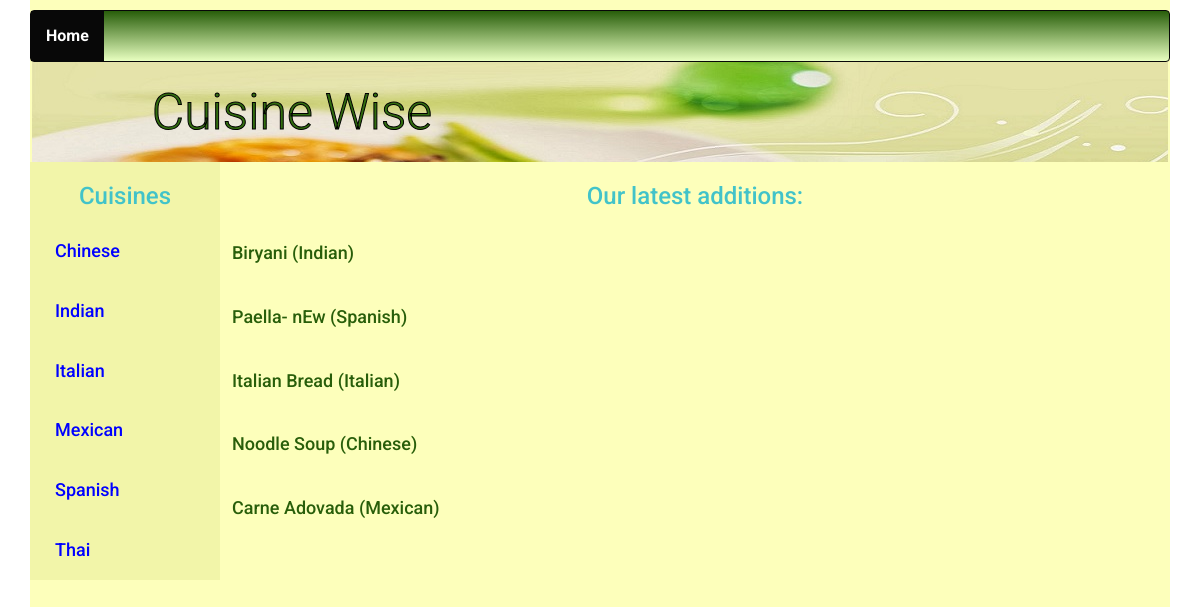
The page / on the database its author committed.
### database_setup.py (models this page shows, shortened)
class Cuisine(Base):
    __tablename__ = 'cuisine'
    id = Column(Integer, primary_key=True)
    name = Column(String(250), nullable=False)
    user_id = Column(Integer, ForeignKey('user.id'))
    user = relationship(User)

class Dish(Base):
    __tablename__ = 'dish'
    id = Column(Integer, primary_key=True)
    name = Column(String(150), nullable=False)
    description = Column(String(300), nullable=False)
    picurl = Column(String(300), nullable=False)
    recipe = Column(String(2000), nullable=False)
    cuisine_id = Column(Integer,ForeignKey('cuisine.id'))
    cuisine = relationship(Cuisine)
    user_id = Column(Integer, ForeignKey('user.id'))
    user = relationship(User)
    created_on = Column(String(50), nullable=False)
    modified_on = Column(String(50), nullable=False)

### project.py (the view)
@app.route('/')
def showCuisines():
    dbcuisines = session.query(Cuisine).order_by(asc(Cuisine.name))
    dbdishes = showlatestDishesWithCuisine()
    username = login_session.get('username')
    print 'username - ' + str(username)
    print 'state - ' + str(login_session.get('state'))
    if login_session.get('state') is None:
        getLoginState()
    return render_template('cuisines.html', cuisines=dbcuisines,
                           latestdishes=dbdishes,
                           STATE=login_session.get('state'),
                           loggedusername=username)

### project.py (called while the page is built)
def getLoginState():
    state = ''.join(random.choice(string.ascii_uppercase +
                                  string.digits) for x in xrange(32))
    login_session['state'] = state
    print 'loggedin state - ' + login_session['state']
    return state

def showlatestDishesWithCuisine():
    dbdishes = session.query(
                Dish.id.label('dish_id'),
                Dish.name.label('dish_name'),
                Cuisine.id.label('cuisine_id'),
                Cuisine.name.label('cuisine_name'),
                Dish.created_on
                ).join(Cuisine).order_by(Dish.created_on.desc()).limit(5).all()
    return dbdishes

### templates/cuisines.html (shortened to what this page needs)
{% extends "main.html" %}
{% block content %}
{% include "header.html" %}
<div class="row banner main">
   <div class="col-md-1"></div>
   <div class="col-md-11">
      <h1>Cuisine Wise</h1>
   </div>
</div>
<div class="left col-md-2">
   <h2>Cuisines</h2>
   {% for cuisine in cuisines %}
   <a href = "{{url_for('showDishes', cuisine_id = cuisine.id)}}">
      <div class="restaurant-list">
         <h4>{{cuisine.name}}</h4>
      </div>
   </a>
   {% endfor %}
</div>
<div class="right col-md-10">
   <h2>Our latest additions:</h2>
   {% for dish in latestdishes %}
   <a href = "{{url_for('showDescription', dish_id=dish.dish_id, cuisine_id= dish.cuisine_id)}}">
      <div class="row dishlist">
         <div>
            <h4>{{dish.dish_name}} ({{dish.cuisine_name}})</h4>
         </div>
      </div>
   </a>
   {% endfor %}
</div>
{% endblock %}

### static/styles1.css (style rules this page uses)
* { font-family: "helvetica neue bold", roboto, helvetica, arial, sans-serif; font-weight: 700; }
h1 { font-family: "helvetica neue light", roboto, helvetica, arial, sans-serif; font-size: 50px; color: white; line-height: 60px; font-weight: 300; }
h2 { font-size: 24px; color: #42c3c9; line-height: 29px; }
.dishlist { font-size: 15px; padding: 12px; color: #285e0a; }
html, body { min-height: 100%; }
h2 { text-align: center; }
a { font-size: 16px; color: #7b7573; line-height: 24px; }
.right { padding-left: 15px; float: right; height: 70%; }
.left { float: left; background-color: #f2f5a9; height: 70%; }
.banner.main { background: url("/static/top-banner.jpg"); background-repeat: no-repeat; margin-left: 2px; margin-right: 2px; }
.banner h1 { margin: 10px 0; padding: 10px; color: #316d0f; -webkit-text-stroke-width: 1px; -webkit-text-stroke-color: black; }
.restaurant-list { padding: 10px; color: blue; }

### rows shown on the page
Cuisine: name "Chinese"
Cuisine: name "Indian"
Cuisine: name "Italian"
Cuisine: name "Mexican"
Cuisine: name "Spanish"
Cuisine: name "Thai"
Dish: dish_name "Biryani", cuisine_name "Indian"
Dish: dish_name "Paella- nEw", cuisine_name "Spanish"
Dish: dish_name "Italian Bread", cuisine_name "Italian"
Dish: dish_name "Noodle Soup", cuisine_name "Chinese"
Dish: dish_name "Carne Adovada", cuisine_name "Mexican"
